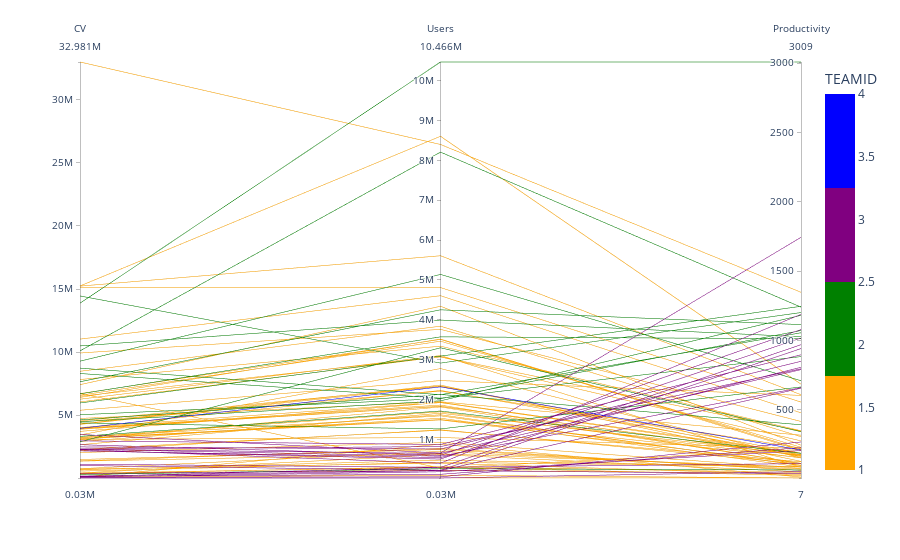

Here is the notebook cell this chart was saved with:
### Code cell
# Parallel Coordinates


fig = px.parallel_coordinates(df, color="TEAMID",
                              dimensions=['CV', 'Users', 'Productivity'],color_continuous_scale=[(0.00, "orange"),   (0.25, "orange"),
                                                     (0.25, "green"), (0.50, "green"),(0.50, "purple"), (0.75, "purple"),
                                                     (0.75, "blue"),  (1.00, "blue")])
fig.show()
